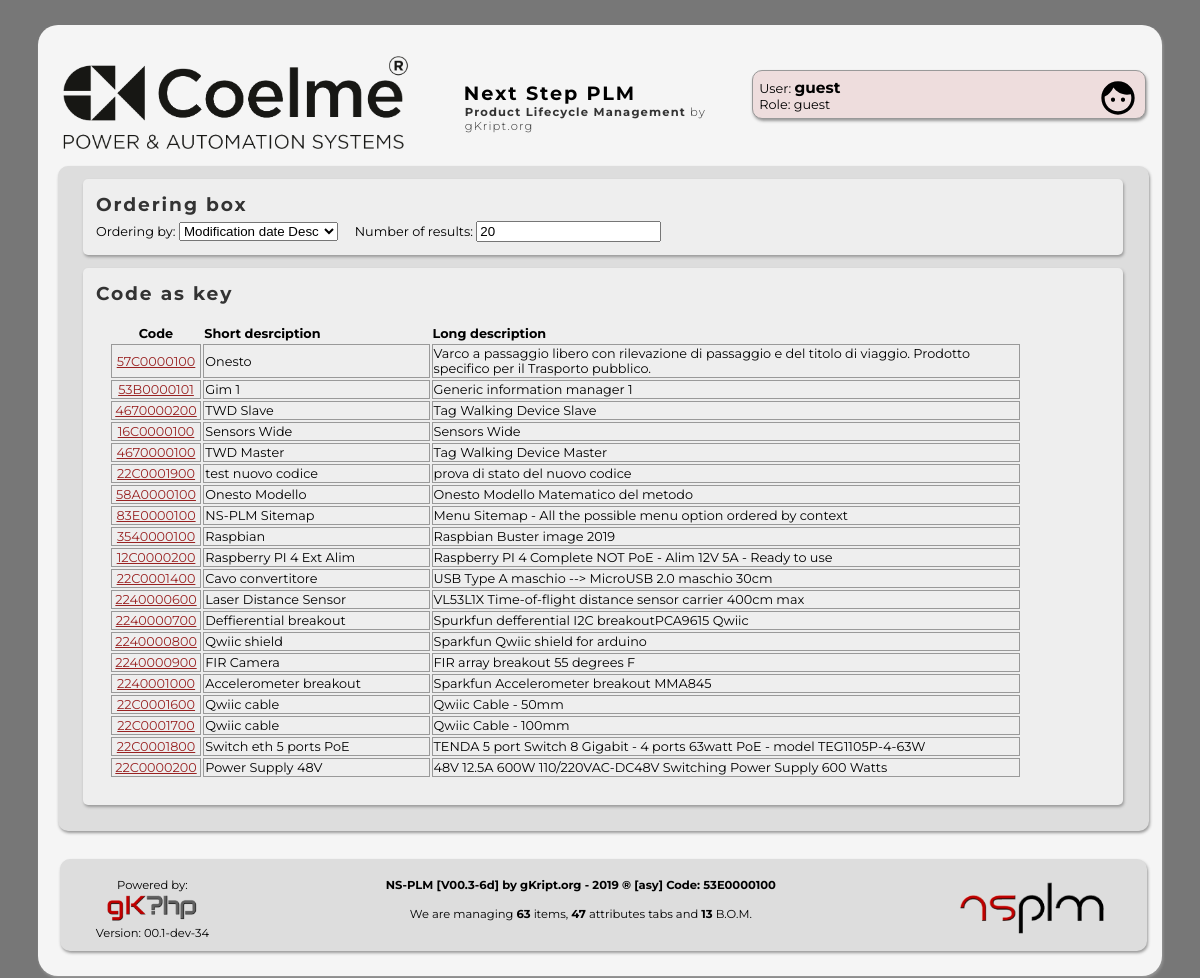
Screenshot of /search.php with the database file from the repository.
### tables this page shows
CREATE TABLE IF NOT EXISTS `elenco_codici` (
  `idCodice` int(11) NOT NULL AUTO_INCREMENT,
  `codice` varchar(10) NOT NULL,
  `T` int(1) NOT NULL,
  `CG` varchar(3) NOT NULL,
  `CS` varchar(3) NOT NULL,
  `abbreviazione` text NOT NULL,
  `descrizione` text NOT NULL,
  `dbCodici` int(11) NOT NULL DEFAULT 0,
  `status` int(3) NOT NULL DEFAULT 1,
  `createTS` timestamp NOT NULL DEFAULT current_timestamp(),
  `modifyTS` timestamp NOT NULL DEFAULT current_timestamp() ON UPDATE current_timestamp(),
  PRIMARY KEY (`idCodice`),
  UNIQUE KEY `codice` (`codice`)
);

### src/php/gkphp/Mysqli_gk.php (called while the page is built, shortened)
<?php
	function query_get_num_rows( $query , $echo = 0 ) {
		global $mysqli;
		$result = $mysqli->query ( $query ) or
			die( "query_single_line() : Problem with query<br/>&nbsp;&nbsp;&nbsp;&nbsp;Query : $query<br/>&nbsp;&nbsp;&nbsp;&nbsp;MySql :" . $mysqli->error ."<br/>" );
		return $result->num_rows;
	}
?>

### src/php/template/code_functions.php (the view, shortened to what this page needs)
<?php
	function code_link( $code , $link = "code.php?code" ) {
		echo '<a href="' . $link . "=" . $code . '">' . $code . "</a>";
	}
?>

### search.php (shortened to what this page needs)
<?php
	require_once 'includes.php';
	require_once NSID_PLM_SRC_TEMPLATE . 'code_functions.php';
	$order 	= get_check( 'order'	, "mod_desc"	);
	$limit	=	get_check( 'limit' 	, 20					);
	include NSID_PLM_SRC_TEMPLATE . 'navmenu.php';
	$sql = "";
	$nores = 5;
	if ( ( ! $order ) || ( $order == "cod_desc" ) )
		$sorder = "ORDER BY `elenco_codici`.`codice` DESC";
	else if ( $order == "cod_asc" )
		$sorder = "ORDER BY `elenco_codici`.`codice` ASC";
	else if ( $order == "short_desc" )
		$sorder = "ORDER BY `elenco_codici`.`abbreviazione` DESC";
	else if ( $order == "short_asc" )
		$sorder = "ORDER BY `elenco_codici`.`abbreviazione` ASC";
	else if ( $order == "long_desc" )
		$sorder = "ORDER BY `elenco_codici`.`descrizione` DESC";
	else if ( $order == "long_asc" )
		$sorder = "ORDER BY `elenco_codici`.`descrizione` ASC";
	else if ( $order == "creat_desc" )
		$sorder = "ORDER BY `elenco_codici`.`createTS` DESC";
	else if ( $order == "creat_asc" )
		$sorder = "ORDER BY `elenco_codici`.`createTS` ASC";
	else if ( $order == "mod_desc" )
		$sorder = "ORDER BY `elenco_codici`.`modifyTS` DESC";
	$slimit = "Limit 0,$limit;";
	if ( ( $T != "_" ) || ( $G != "_" ) || ( $S != "_" ) || ( $text != "" ) ) {
		$test = 0;
		$activity = 1;
		if ( $text == "" ) {
			if ( ( $T == "x" ) || ( $T == "" ) )	$T = "_";
			if ( ( $G == "x" ) || ( $G == "" ) )	$G = "_";
			if ( ( $S == "x" ) || ( $S == "" ) )	$S = "_";
			$str = "&nbsp;&nbsp;&nbsp;&nbsp;Context: \"" . $T.$G.$S . "\"";
			$insflt = "WHERE `codice` LIKE '".$T.$G.$S."%'";
			$sql = "SELECT * FROM `elenco_codici` $insflt $sorder $slimit;";
			if ( query_get_num_rows( $sql ) )	$test++;
		}
		else {
			if ( is_context( $text ) ) {
				$upstr = strtoupper( $text );
				$T = substr( $upstr , 0 , 1 );
				$G = substr( $upstr , 1 , 1 );
				$S = substr( $upstr , 2 , 1 );
			}
			$sql = "SELECT * FROM `elenco_codici` WHERE `codice` LIKE '%$text%' $sorder $slimit;";
			if ( query_get_num_rows( $sql ) )	$test++;
			$sql = "SELECT * FROM `elenco_codici` WHERE `abbreviazione` LIKE '%$text%' $sorder $slimit;";
			if ( query_get_num_rows( $sql ) )	$test++;
			$sql = "SELECT * FROM `elenco_codici` WHERE `descrizione` LIKE '%$text%' $sorder $slimit;";
			if ( query_get_num_rows( $sql ) )	$test++;
			$str = "&nbsp;&nbsp;&nbsp;&nbsp;" . "Text: \"" . $text . "\"";
			$sql = "";
		}
	}
	else
		$sql = "SELECT * FROM `elenco_codici` $sorder $slimit;";
?>
	<div class="insidecodelite">
		<div class="codelite">
			<h2>Ordering box</h2><br/>
		</div>
<?php
		$rows = query_get_num_rows( $sql );
		if ( $rows ) {
?>
		<div class="codelite">
			<h2>Code as key</h2><br/>
			<table style="margin:1em;" width="90%">
				<tr>
					<th style="text-align: center;" >Code</th>
					<th style="text-align: left;" >Short desrciption</th>
					<th style="text-align: left;" >Long description</th>
				</tr>
	<?php
			if ($result = $mysqli->query($sql)) {
				for( $r = 0 ; $r < $rows ; $r++ ) {
						$array = $result->fetch_array();
						print( "<td style='text-align: center; border:1px solid #999;' width='10%'>" );
						code_link($array['codice']);
				}
			}
	?>
			</table>
		</div>
<?php
		}
		else
			$nores--;
	?>
	</div>
<?php
	include NSID_PLM_SRC_TEMPLATE . 'footer.php';
?>

### src/css/menu.css (style rules this page uses)
a { color: #922; }

### src/css/h.css (style rules this page uses)
h1 { font-size: 30pt; padding-left: 18px; }
h2 { color: #333; font-size: 14pt; margin-bottom: 0px; margin-top: 10px; }

### src/css/body.css (style rules this page uses)
body { margin:0; padding:0; background-color:#777; color:#000000; text-align:center; font-family: 'Montserrat', sans-serif; font-size: 0.8em; }
.insidecodelite { margin:1em; padding-left: 1em; padding-right: 1em; padding-bottom: 1em; padding-top: 0px; background-color: #ddd; overflow: auto; box-shadow: 1px 2px 3px #999; border-radius: 10px 10px 10px 10px; }
.codelite { margin:1em; padding-left: 1em; padding-right: 1em; padding-bottom: 1em; padding-top: 0px; background-color: #eee; overflow: auto; box-shadow: 1px 2px 3px #999; border-radius: 5px; }
* { box-sizing: border-box; }
#centerColumn { margin-left:1em; margin-right:1em; padding:1em 0em 2em .5em; background:#f5f5f5; text-align:left; }
html>body #centerColumn { margin-top:25px; margin-left:3em; margin-right:3em; border-radius: 20px; box-shadow: 1px 2px 3px #999; }
#centerColumn h2 { margin:0 0 -.5em 0; padding:.75em 0 0 0; letter-spacing:.1em; }
#header { margin: 1em; padding:0 0 10px 0; height:8em; background-color:#f5f5f5; }
#header h1 { margin:0 0 -.6em 0; padding:.5em 0 0 1em; font-size:1.5em; letter-spacing:.1em; }
#header h2 { margin:0 0 0 0; padding:1em 0 0 1.75em; font-size:.9em; font-weight:300; letter-spacing:.1em; }
#footer { bottom:0; margin: 28px 15px 0 15px; padding:4px; text-align:center; font-size:.9em; background:#ddd; box-shadow: 1px 2px 3px #999; border-radius: 10px 10px 10px 10px; }

### rows the page displays
elenco_codici: codice "57C0000100"
elenco_codici: codice "53B0000101"
elenco_codici: codice "4670000200"
elenco_codici: codice "16C0000100"
elenco_codici: codice "4670000100"
elenco_codici: codice "22C0001900"
elenco_codici: codice "58A0000100"
elenco_codici: codice "83E0000100"
elenco_codici: codice "3540000100"
elenco_codici: codice "12C0000200"
elenco_codici: codice "22C0001400"
elenco_codici: codice "2240000600"
elenco_codici: codice "2240000700"
elenco_codici: codice "2240000800"
elenco_codici: codice "2240000900"
elenco_codici: codice "2240001000"
elenco_codici: codice "22C0001600"
elenco_codici: codice "22C0001700"
elenco_codici: codice "22C0001800"
elenco_codici: codice "22C0000200"

### other values shown
tag_enclosed( "h1" , "Next Step PLM" ) "Next Step PLM"
$text "User: guest Role: guest Ordering by:"
$label_text "Number of results:"
$text "Onesto Varco a passaggio libero con rilevazione di passaggio e del titolo di viaggio. Prodotto specifico per il Trasporto pubblico."
$text "Gim 1 Generic information manager 1"
$text "TWD Slave Tag Walking Device Slave"
$text "Sensors Wide Sensors Wide"
$text "TWD Master Tag Walking Device Master"
$text "test nuovo codice prova di stato del nuovo codice"
$text "Onesto Modello Onesto Modello Matematico del metodo"
$text "NS-PLM Sitemap Menu Sitemap - All the possible menu option ordered by context"
$text "Raspbian Raspbian Buster image 2019"
$text "Raspberry PI 4 Ext Alim Raspberry PI 4 Complete NOT PoE - Alim 12V 5A - Ready to use"
$text "Cavo convertitore USB Type A maschio --> MicroUSB 2.0 maschio 30cm"
$text "Laser Distance Sensor VL53L1X Time-of-flight distance sensor carrier 400cm max"
